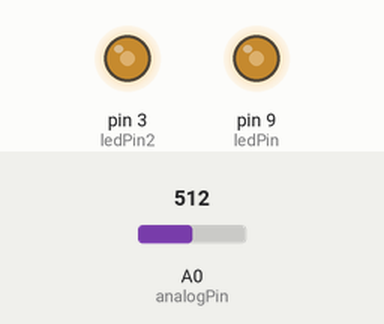
A sketch run on a simulated Arduino Uno, built with avr-gcc and run on an emulated ATmega328P. On the bench: output pins drawn as LEDs (lit = HIGH). The inputs (shaded band) are chosen by the test bench; at power-on: A0 (analogPin) = 512.

Above: at 1.2 s.
1.3 s: A0 (analogPin) set to 716
At 1.7 s:
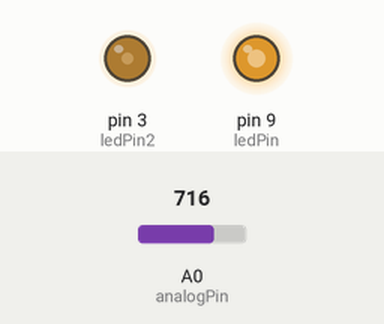
2.8 s: A0 (analogPin) set to 900
At 4.0 s:
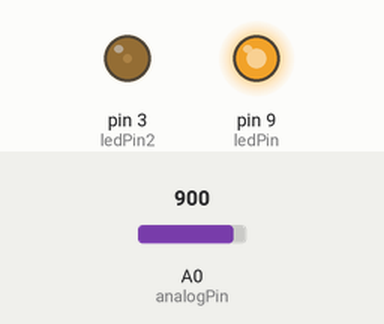
4.3 s: A0 (analogPin) set to 1023
At 5.2 s:
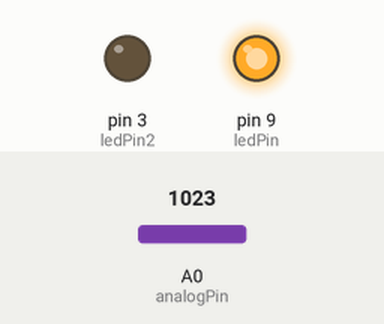
5.8 s: A0 (analogPin) set to 306
At 6.4 s:
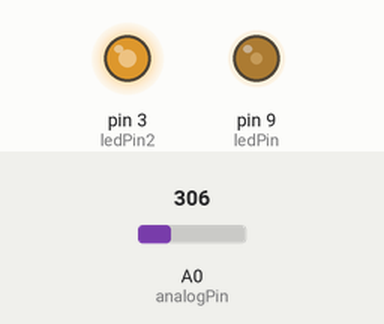
7.3 s: A0 (analogPin) set to 122
At 8.5 s:
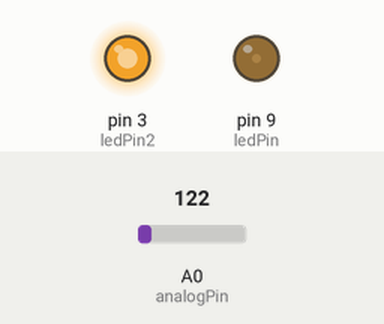
8.8 s: A0 (analogPin) set to 511
At 9.8 s:
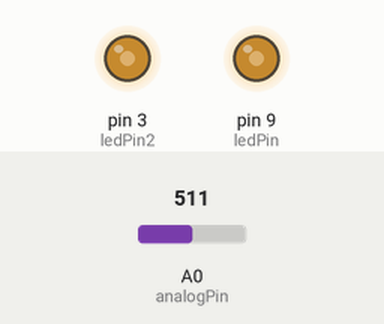
Timing chart, 0 to 11.3 s (numbered marks = the images above; inputs shaded):
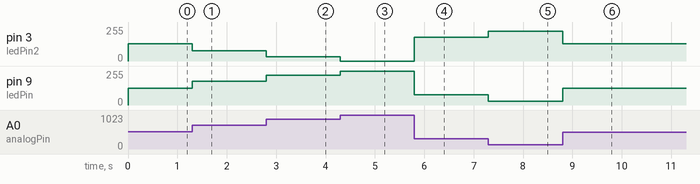

Measured:
- after the input at 1.3 s, pin 3 (ledPin2): 128/255 → 77/255 at once; pin 9 (ledPin): 127/255 → 178/255 at once
- after the input at 2.8 s, pin 3 (ledPin2): 77/255 → 31/255 at once; pin 9 (ledPin): 178/255 → 224/255 at once
- after the input at 4.3 s, pin 3 (ledPin2): 31/255 → 0/255 at once; pin 9 (ledPin): 224/255 → 255/255 at once
- after the input at 5.8 s, pin 3 (ledPin2): 0/255 → 179/255 at once; pin 9 (ledPin): 255/255 → 76/255 at once
- after the input at 7.3 s, pin 3 (ledPin2): 179/255 → 225/255 at once; pin 9 (ledPin): 76/255 → 30/255 at once
- after the input at 8.8 s, pin 3 (ledPin2): 225/255 → 128/255 at once; pin 9 (ledPin): 30/255 → 127/255 at once

The sketch:

job_10_potentiometre1.ino
```cpp
// C++ code
//
//int POTENTIOMETRE = 0;
int analogPin = 0;
int value;
int ledPin = 9;
int ledPin2 = 3;

void setup()
{
  pinMode(ledPin, OUTPUT);
  pinMode(ledPin2, OUTPUT);
}

void loop()
{
  value = map(analogRead(analogPin), 0, 1023, 0, 255);
  analogWrite(ledPin, value);
  analogWrite(ledPin2, 255-value);
}
```

job6_synchrone.cpp
```cpp
// C++ code
//
int animationSpeed = 0;

void setup()
{
  pinMode(LED_BUILTIN, OUTPUT);
  pinMode(11, OUTPUT);
  pinMode(9, OUTPUT);

  animationSpeed = 400;
}

void loop()
{
  digitalWrite(LED_BUILTIN, HIGH);
  digitalWrite(11, HIGH);
  digitalWrite(9, HIGH);
  delay(animationSpeed); // Wait for animationSpeed millisecond(s)
  digitalWrite(LED_BUILTIN, LOW);
  digitalWrite(11, LOW);
  digitalWrite(9, LOW);
  delay(animationSpeed); // Wait for animationSpeed millisecond(s)
}
```
